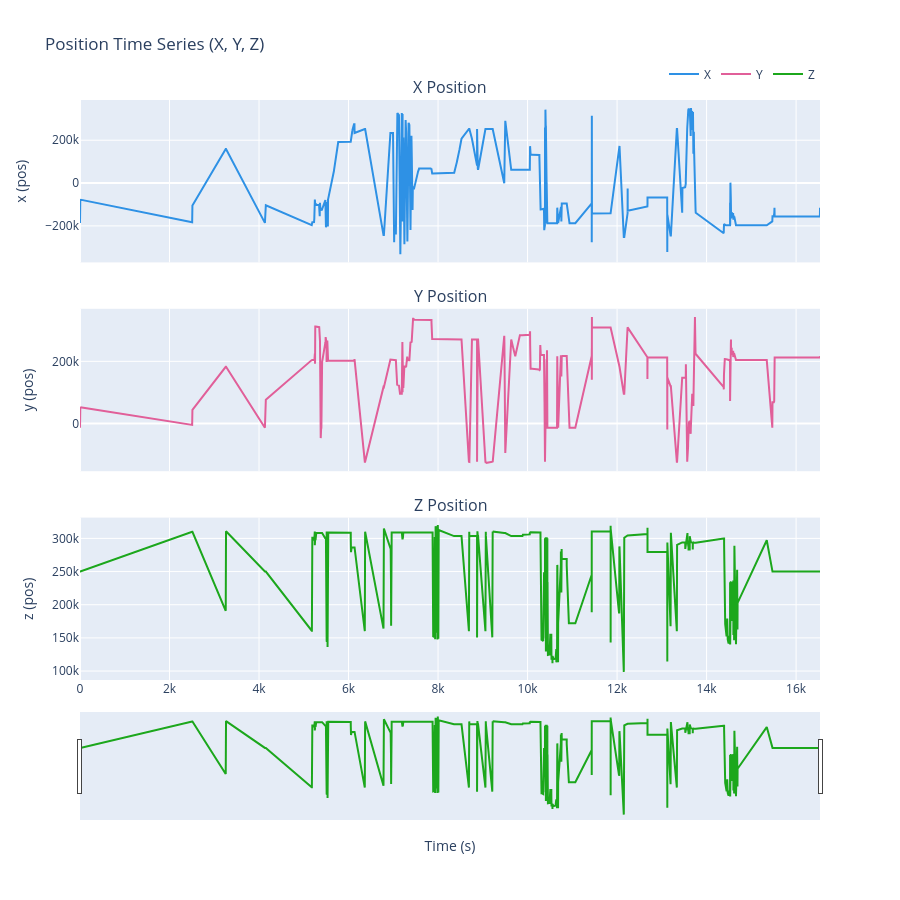

Notebook code for this chart:
### Code cell
import plotly.express as px
from plotly.subplots import make_subplots
import plotly.graph_objects as go

def time_series_plots(df, error=None):
    # Define axis list and colors
    feature_type_lst = ["x", "y", "z"]
    colors = px.colors.qualitative.Dark24[:3]

    # Create 3 subplots for X, Y, Z
    fig = make_subplots(
        rows=3, cols=1,
        shared_xaxes=True,
        subplot_titles=("X Position", "Y Position", "Z Position"),
        vertical_spacing=0.08
    )

    # Loop over X, Y, Z
    for idx, feature_type in enumerate(feature_type_lst, start=1):
        if feature_type in df.columns:
            fig.add_trace(
                go.Scatter(
                    x=df['time'],
                    y=df[feature_type],
                    name=feature_type.upper(),
                    mode='lines',
                    line=dict(color=colors[idx - 1], width=2)
                ),
                row=idx, col=1
            )

    # Update axes and layout
    fig.update_xaxes(title_text="Time (s)", row=3, col=1, rangeslider_visible=True)
    for i, feature_type in enumerate(feature_type_lst, start=1):
        fig.update_yaxes(title_text=f"{feature_type} (pos)", row=i, col=1)

    fig.update_layout(
        height=900,
        title_text="Position Time Series (X, Y, Z)",
        legend=dict(orientation="h", yanchor="bottom", y=1.02, xanchor="right", x=1)
    )

    return fig

# Example usage:
fig = time_series_plots(df)
fig.show()

### Figure 1 — Plotly figure (JSON) as saved in the notebook; plotly's stock layout.template omitted (floating-point values rounded to 4 significant figures; data arrays with more than 128 entries replaced by an {"elided": "..."} marker saying what was removed)
{"data": [{"line": {"color": "#2E91E5", "width": 2}, "mode": "lines", "name": "X", "type": "scatter", "x": {"elided": "11103 float values"}, "xaxis": "x", "y": {"elided": "11103 int values"}, "yaxis": "y"}, {"line": {"color": "#E15F99", "width": 2}, "mode": "lines", "name": "Y", "type": "scatter", "x": {"elided": "11103 float values"}, "xaxis": "x2", "y": {"elided": "11103 int values"}, "yaxis": "y2"}, {"line": {"color": "#1CA71C", "width": 2}, "mode": "lines", "name": "Z", "type": "scatter", "x": {"elided": "11103 float values"}, "xaxis": "x3", "y": {"elided": "11103 int values"}, "yaxis": "y3"}], "layout": {"annotations": [{"font": {"size": 16}, "showarrow": false, "text": "X Position", "x": 0.5, "xanchor": "center", "xref": "paper", "y": 1, "yanchor": "bottom", "yref": "paper"}, {"font": {"size": 16}, "showarrow": false, "text": "Y Position", "x": 0.5, "xanchor": "center", "xref": "paper", "y": 0.64, "yanchor": "bottom", "yref": "paper"}, {"font": {"size": 16}, "showarrow": false, "text": "Z Position", "x": 0.5, "xanchor": "center", "xref": "paper", "y": 0.28, "yanchor": "bottom", "yref": "paper"}], "height": 900, "legend": {"orientation": "h", "x": 1, "xanchor": "right", "y": 1.02, "yanchor": "bottom"}, "title": {"text": "Position Time Series (X, Y, Z)"}, "xaxis": {"anchor": "y", "domain": [0, 1], "matches": "x3", "showticklabels": false}, "xaxis2": {"anchor": "y2", "domain": [0, 1], "matches": "x3", "showticklabels": false}, "xaxis3": {"anchor": "y3", "domain": [0, 1], "rangeslider": {"visible": true}, "title": {"text": "Time (s)"}}, "yaxis": {"anchor": "x", "domain": [0.72, 1], "title": {"text": "x (pos)"}}, "yaxis2": {"anchor": "x2", "domain": [0.36, 0.64], "title": {"text": "y (pos)"}}, "yaxis3": {"anchor": "x3", "domain": [0, 0.28], "title": {"text": "z (pos)"}}}}
